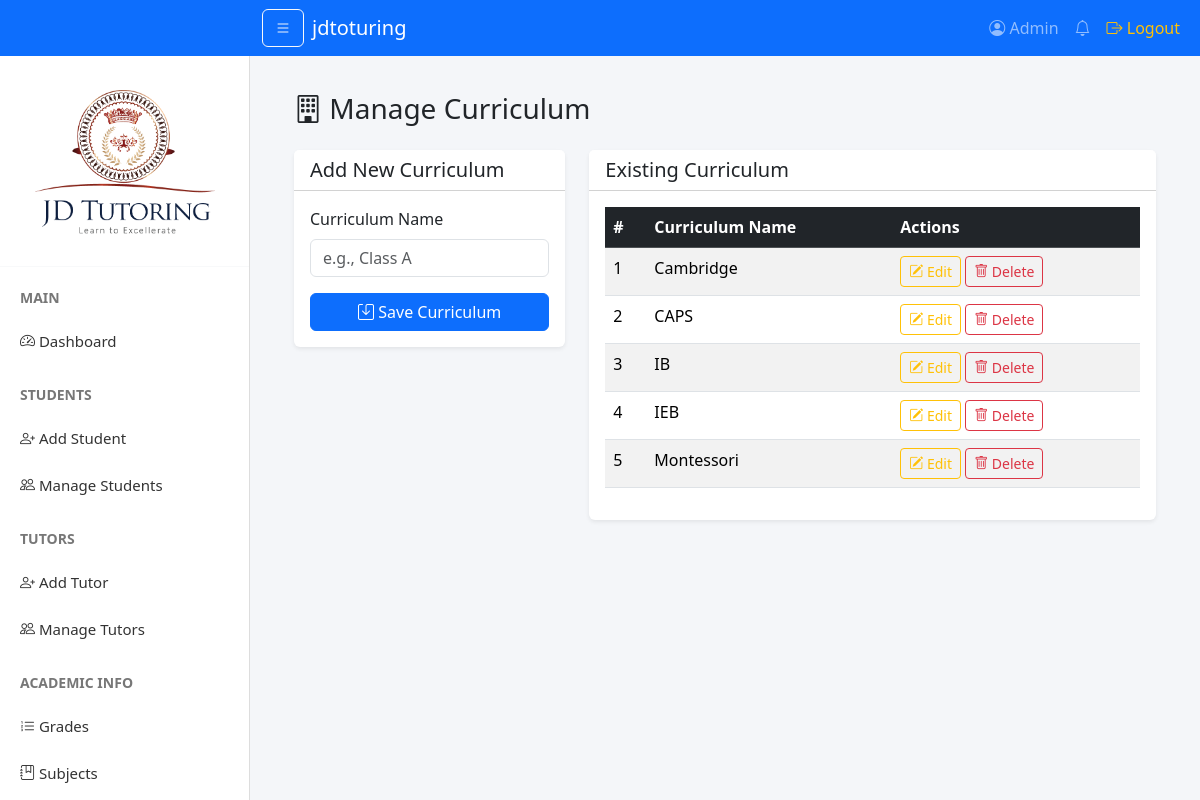
The page /admin/academic/classes.php on the database its author committed.
### tables this page shows
CREATE TABLE IF NOT EXISTS `classes` (
  `id` int(11) NOT NULL AUTO_INCREMENT,
  `class_name` varchar(100) NOT NULL,
  `grade_id` int(11) DEFAULT NULL,
  `description` text DEFAULT NULL,
  `created_at` timestamp DEFAULT CURRENT_TIMESTAMP,
  PRIMARY KEY (`id`),
  KEY `grade_id` (`grade_id`),
  CONSTRAINT `fk_class_grade` FOREIGN KEY (`grade_id`) REFERENCES `grades` (`id`) ON DELETE SET NULL
);

### admin/academic/classes.php (the view, shortened to what this page needs)
<?php
$editClass = null;
require_once '../../templates/header.php';
require_once '../../templates/sidebar.php';
?>
<div class="container-fluid">
    <h3 class="mb-4"><i class="bi bi-building"></i> Manage Curriculum</h3>
    <div class="row">
        <div class="col-md-4">
            <div class="card shadow-sm border-0 mb-4">
                <div class="card-header bg-white">
                    <h5 class="mb-0"><?php echo $editClass ? 'Edit Curriculum' : 'Add New Curriculum'; ?></h5>
                </div>
                <div class="card-body">
                    <form method="POST">
                        <div class="mb-3">
                            <label class="form-label">Curriculum Name</label>
                            <input type="text" name="class_name" class="form-control" placeholder="e.g., Class A"
                                value="<?php echo htmlspecialchars($editClass['class_name'] ?? '', ENT_QUOTES, 'UTF-8'); ?>"
                                required>
                        </div>
                        <?php if ($editClass): ?>
                            <button type="submit" name="update_class" class="btn btn-warning w-100 mb-2">
                                <i class="bi bi-pencil-square"></i> Update Curriculum
                            </button>
                            <a href="<?php echo BASE_URL; ?>admin/academic/classes.php" class="btn btn-secondary w-100">
                                Cancel Edit
                            </a>
                        <?php else: ?>
                            <button type="submit" name="add_class" class="btn btn-primary w-100">
                                <i class="bi bi-save"></i> Save Curriculum
                            </button>
                        <?php endif; ?>
                    </form>
                </div>
            </div>
        </div>
        <div class="col-md-8">
            <div class="card shadow-sm border-0">
                <div class="card-header bg-white">
                    <h5 class="mb-0">Existing Curriculum</h5>
                </div>
                <div class="card-body">
                    <table class="table table-striped table-hover">
                        <thead class="table-dark">
                            <tr>
                                <th>#</th>
                                <th>Curriculum Name</th>
                                <th>Actions</th>
                            </tr>
                        </thead>
                        <tbody>
                            <?php
                            $classes = $conn->query("SELECT c.*
                                                     FROM classes c
                                                     ORDER BY c.class_name");
                            if ($classes->num_rows > 0):
                                $i = 1;
                                while ($row = $classes->fetch_assoc()): ?>
                                    <tr>
                                        <td><?php echo $i++; ?></td>
                                        <td><?php echo htmlspecialchars($row['class_name'], ENT_QUOTES, 'UTF-8'); ?></td>
                                        <td>
                                            <a href="<?php echo BASE_URL; ?>admin/academic/classes.php?edit=<?php echo (int) $row['id']; ?>"
                                                class="btn btn-sm btn-outline-warning">
                                                <i class="bi bi-pencil-square"></i> Edit
                                            </a>
                                            <a href="<?php echo BASE_URL; ?>admin/academic/classes.php?delete=<?php echo (int) $row['id']; ?>"
                                                class="btn btn-sm btn-outline-danger"
                                                onclick="return confirm('Delete this curriculum?');">
                                                <i class="bi bi-trash"></i> Delete
                                            </a>
                                        </td>
                                    </tr>
                                <?php endwhile;
                            else: ?>
                                <tr>
                                    <td colspan="3" class="text-center text-muted">No classes found.</td>
                                </tr>
                            <?php endif; ?>
                        </tbody>
                    </table>
                </div>
            </div>
        </div>
    </div>
</div>
<?php require_once '../../templates/footer.php'; ?>

### rows shown on the page
classes: class_name "Cambridge"
classes: class_name "CAPS"
classes: class_name "IB"
classes: class_name "IEB"
classes: class_name "Montessori"

### other values the page prints
$_SESSION['admin_name'] "Admin"
